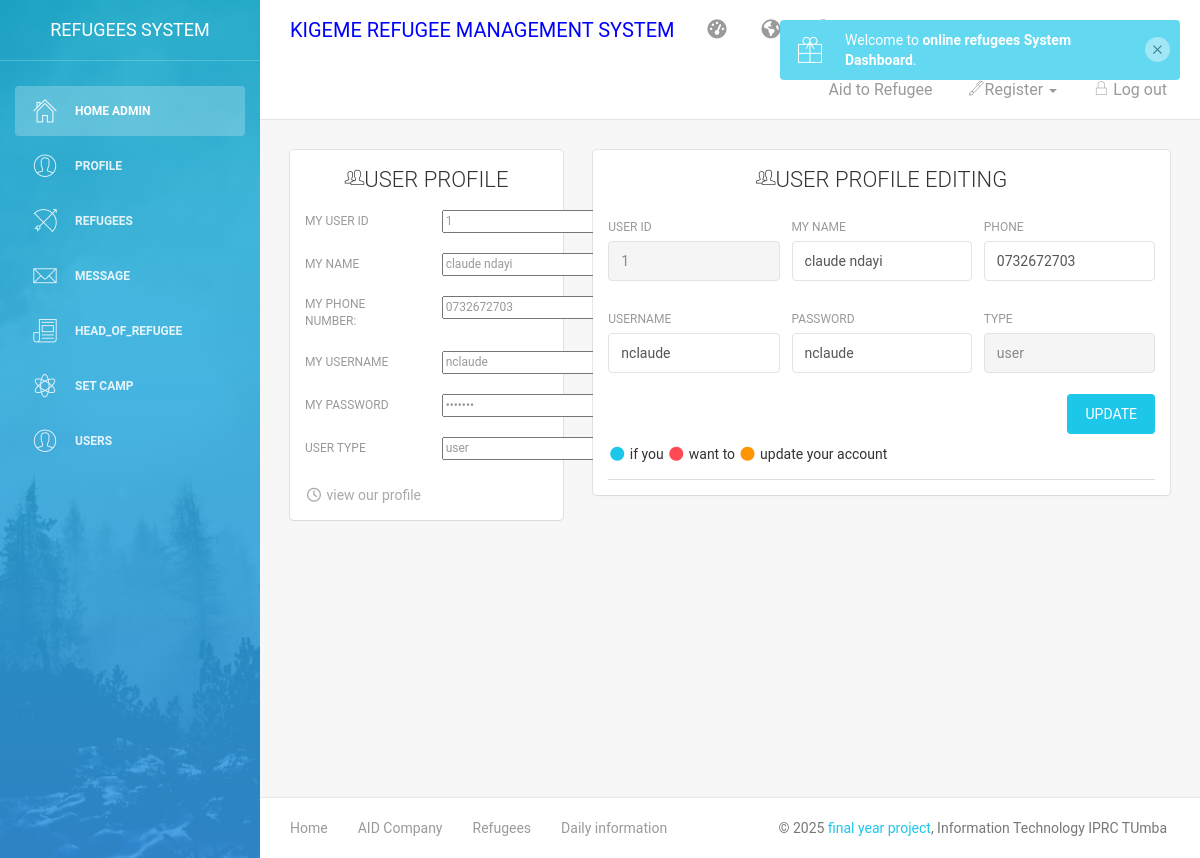
Screenshot of /admin/profile.php (signed in) with the database file from the repository.
### tables this page shows
CREATE TABLE `users` (
  `uid` int(11) NOT NULL,
  `names` varchar(40) NOT NULL,
  `phone` varchar(13) NOT NULL,
  `username` varchar(40) NOT NULL,
  `password` varchar(12) NOT NULL,
  `type` varchar(10) NOT NULL,
  `added_by` varchar(30) NOT NULL
);

### admin/profile.php (the view, shortened to what this page needs)
<?php
if (isset($_SESSION['uid'])) {
  $id=($_SESSION['uid']);
    ?>
<!doctype html>
<html lang="en">
<head>
	<?php include("head_bootsrap_link.php");?>
</head>
<body>
<div class="wrapper">
    <div class="sidebar" data-color="azure" data-image="assets/img/sidebar-5.jpg">
    	<?php
       include("left_panel_menu.php");
        ?>
    <div class="main-panel">
        <?php
         include("up_dashboard.php");
        ?>
        <div class="content">
            <div class="container-fluid">
                <div class="row">
                    <div class="col-md-4">
                        <div class="card">
                            <div class="header">
                                <center><h4 class="title"><i class="pe-7s-users"></i>USER PROFILE</h4></center>
                      </div>
<?php
try{
  include '../code/connection.php';
  $a=$con->prepare("SELECT * FROM `users` where uid='$id'");
  $a->execute();
  while($row=$a->fetch(PDO::FETCH_ASSOC)){
    $name=$row['names'];
    $phone=$row['phone'];
    $username=$row['username'];
    $pass=$row['password'];
    $type=$row['type'];
  ?>
                            <div class="content">
                                 <div class="row">
                                    <div class="col-md-6">
                                            <div class="form-group">
                                                <label>my user Id</label>
                                            </div>
                                    </div>
                                    <div class="col-md-6">
                                            <div class="form-group">
                                                <label><input type="text" name="pass"value="<?php echo $id; ?>" readonly></label>
                                            </div>
                                    </div>
                                </div>
                                <div class="row">
                                    <div class="col-md-6">
                                            <div class="form-group">
                                                <label>my name</label>
                                            </div>
                                    </div>
                                    <div class="col-md-6">
                                            <div class="form-group">
                                                <label><input type="text" name="pass"value="<?php echo $name; ?>" readonly></label>
                                            </div>
                                    </div>
                                </div>
                                <div class="row">
                                    <div class="col-md-6">
                                            <div class="form-group">
                                                <label>my phone number:</label>
                                            </div>
                                    </div>
                                    <div class="col-md-6">
                                            <div class="form-group">
                                                <label><input type="text" name="pass"value="<?php echo $phone; ?>" readonly></label>
                                            </div>
                                    </div>
                                </div>
                                <div class="row">
                                    <div class="col-md-6">
                                            <div class="form-group">
                                                <label>my username</label>
                                            </div>
                                    </div>
                                    <div class="col-md-6">
                                            <div class="form-group">
                                                <label><input type="text" name="pass"value="<?php echo $username; ?>" readonly></label>
                                            </div>
                                    </div>
                                </div>
                                <div class="row">
                                    <div class="col-md-6">
                                            <div class="form-group">
                                                <label>my password</label>
                                            </div>
                                    </div>
                                    <div class="col-md-6">
                                            <div class="form-group">
                                                <label><input type="password" name="pass"value="<?php echo $pass; ?>" readonly></label>
                                            </div>
                                    </div>
                                </div>
                                <div class="row">
                                    <div class="col-md-6">
                                            <div class="form-group">
                                                <label>user type</label>
                                            </div>
                                    </div>
                                    <div class="col-md-6">
                                            <div class="form-group">
                                                <label><input type="text" name="pass"value="<?php echo $type; ?>" readonly></label>
                                            </div>
                                    </div>
                                </div>
                                <div class="footer">
                                    <div class="stats">
                                        <i class="fa fa-clock-o"></i> view our profile
                                    </div>
                                </div>
                            </div>
                        </div>
                    </div>
                    <div class="col-md-8">
                        <div class="card">
                            <div class="header">
                                <center><h4 class="title"><i class="pe-7s-users"></i>USER PROFILE EDITING</h4></center>
                            </div>
                            <div class="content">
                                <form action="code/update_profile_code.php" method="POST">
                                    <div class="row">
                                        <div class="col-md-4">
                                            <div class="form-group">
                                                <label>USER ID</label>
                                                <input type="text" name="id" class="form-control" value="<?php echo $id; ?>" readonly>
                                            </div>
                                        </div>
                                        <div class="col-md-4">
                                            <div class="form-group">
                                                <label>MY NAME</label>
                                                <input type="text" name="name" class="form-control" value="<?php echo $name; ?>">
                                            </div>
                                        </div>
                                        <div class="col-md-4">
                                            <div class="form-group">
                                                <label>PHONE</label>
                                                <input type="text" name="phone" class="form-control" value="<?php echo $phone; ?>">
                                            </div>
                                        </div>
                                    </div>
                                    <div class="row">
                                        <div class="col-md-4">
                                            <div class="form-group">
                                                <label>USERNAME </label>
                                                <input type="text" name="username" class="form-control" value="<?php echo $username; ?>">
                                            </div>
                                        </div>
                                        <div class="col-md-4">
                                            <div class="form-group">
                                                <label>PASSWORD</label>
                                                <input type="text" name="password" class="form-control" placeholder="Enter password" value="<?php echo $pass; ?>">
                                            </div>
                                        </div>
                                        <div class="col-md-4">
                                            <div class="form-group">
                                                <label>TYPE</label>
                                                <input type="text" name="type" class="form-control" value="<?php echo $type; ?>" readonly>
                                            </div>
                                        </div>
                                    </div>
                                    <button type="submit" class="btn btn-info btn-fill pull-right">UPDATE</button>
                                    <div class="clearfix"></div>
                                </form>
<?php
}
}catch(PDOException $e){echo"connetion error";}
?>
                                <div class="footer">
                                    <div class="legend">
                                        <i class="fa fa-circle text-info"></i> if you
                                        <i class="fa fa-circle text-danger"></i> want to
                                        <i class="fa fa-circle text-warning"></i> update your account
                                    </div>
                                    <hr>
                                </div>
                            </div>
                        </div>
                    </div>
                </div>
            </div>
        </div>
        <?php
        include("footer.php");
        ?>
    </div>
</div>
</body>
</html>
<?php
}
else
{
   header('location:../index.php');
}
?>

### rows the page displays
users: name "claude ndayi", phone "0732672703", username "nclaude", password "nclaude", type "user"
